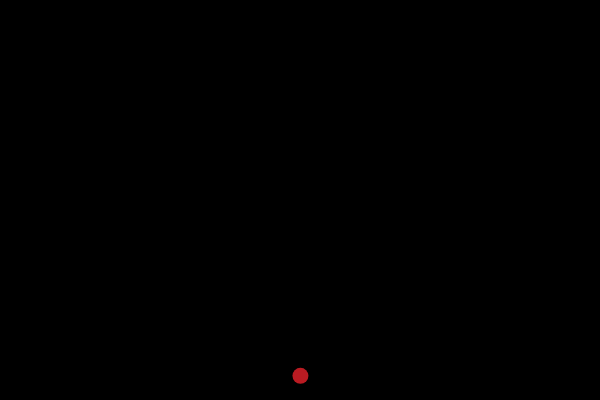
Frame 1 (no input)
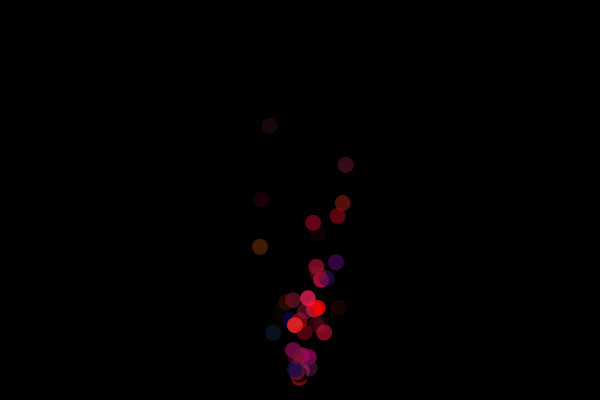
Frame 60 (no input)
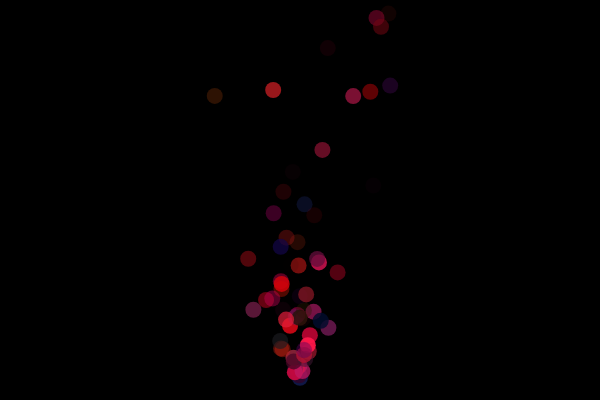
Frame 120 (the mouse pressed at the canvas centre since frame 60)

The p5.js sketch that drew these frames (run headless with seeded random() and noise() and a simulated clock; from frame 60 on, the mouse is pressed at the canvas centre):

// p5.js sketch
// ── sketch.js
let particles = [];

function setup() {
    createCanvas(600, 400);
}

function draw() {
    background(0);
    
    particles.push(new Particle(300, 380));

    for (let i = particles.length - 1; i > -1; --i) {
        particles[i].update();
        particles[i].show();
        if (particles[i].finished()) {
            particles.splice(i, 1);
        }
    }
}

class Particle {
    constructor(x, y) {
        this.x      = x;
        this.y      = y;
        this.vx     = random(-1, 1);
        this.vy     = random(-5, -1);
        this.red    = random(0, 255);
        this.green  = random(0, 100);
        this.blue   = random(0, 35);
        this.alpha  = 255;
        this.vAlpha = random(-1, -10);
    }

    update() {
        this.x += this.vx;
        this.y += this.vy;
        this.alpha += this.vAlpha;
    }

    show() {
        noStroke();
        fill(this.red, this.blue, this.green, this.alpha);
        ellipse(this.x, this.y, 16);
    }

    finished() {
        return this.alpha < 0;
    }
}
